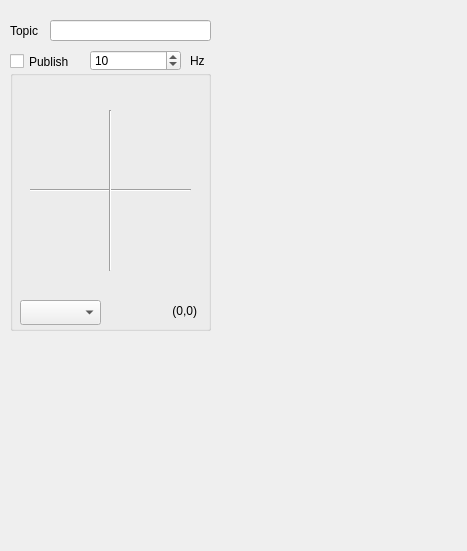
<?xml version="1.0" encoding="UTF-8"?>
<ui version="4.0">
 <class>Form</class>
 <widget class="QWidget" name="Form">
  <property name="geometry">
   <rect>
    <x>0</x>
    <y>0</y>
    <width>467</width>
    <height>551</height>
   </rect>
  </property>
  <property name="windowTitle">
   <string>Form</string>
  </property>
  <widget class="QGroupBox" name="Test">
   <property name="geometry">
    <rect>
     <x>10</x>
     <y>70</y>
     <width>201</width>
     <height>261</height>
    </rect>
   </property>
   <property name="title">
    <string/>
   </property>
   <property name="flat">
    <bool>false</bool>
   </property>
   <property name="checkable">
    <bool>false</bool>
   </property>
   <widget class="QLabel" name="joyPosLabel">
    <property name="geometry">
     <rect>
      <x>106</x>
      <y>230</y>
      <width>81</width>
      <height>21</height>
     </rect>
    </property>
    <property name="text">
     <string>(0,0)</string>
    </property>
    <property name="textFormat">
     <enum>Qt::PlainText</enum>
    </property>
    <property name="alignment">
     <set>Qt::AlignRight|Qt::AlignTrailing|Qt::AlignVCenter</set>
    </property>
   </widget>
   <widget class="Line" name="line">
    <property name="geometry">
     <rect>
      <x>20</x>
      <y>110</y>
      <width>161</width>
      <height>21</height>
     </rect>
    </property>
    <property name="orientation">
     <enum>Qt::Horizontal</enum>
    </property>
   </widget>
   <widget class="QComboBox" name="shapeSelectBox">
    <property name="geometry">
     <rect>
      <x>10</x>
      <y>230</y>
      <width>81</width>
      <height>25</height>
     </rect>
    </property>
    <property name="currentText">
     <string/>
    </property>
   </widget>
   <widget class="Line" name="line_2">
    <property name="geometry">
     <rect>
      <x>90</x>
      <y>40</y>
      <width>21</width>
      <height>161</height>
     </rect>
    </property>
    <property name="orientation">
     <enum>Qt::Vertical</enum>
    </property>
   </widget>
   <widget class="JoystickView" name="joy" native="true">
    <property name="geometry">
     <rect>
      <x>0</x>
      <y>20</y>
      <width>200</width>
      <height>200</height>
     </rect>
    </property>
    <property name="sizePolicy">
     <sizepolicy hsizetype="Fixed" vsizetype="Fixed">
      <horstretch>0</horstretch>
      <verstretch>0</verstretch>
     </sizepolicy>
    </property>
   </widget>
  </widget>
  <widget class="QLineEdit" name="topicLineEdit">
   <property name="geometry">
    <rect>
     <x>50</x>
     <y>20</y>
     <width>161</width>
     <height>21</height>
    </rect>
   </property>
   <property name="placeholderText">
    <string/>
   </property>
   <property name="clearButtonEnabled">
    <bool>false</bool>
   </property>
  </widget>
  <widget class="QSpinBox" name="rateSpinBox">
   <property name="geometry">
    <rect>
     <x>90</x>
     <y>50</y>
     <width>91</width>
     <height>21</height>
    </rect>
   </property>
   <property name="minimum">
    <number>1</number>
   </property>
   <property name="maximum">
    <number>1000</number>
   </property>
   <property name="value">
    <number>10</number>
   </property>
  </widget>
  <widget class="QLabel" name="label">
   <property name="geometry">
    <rect>
     <x>190</x>
     <y>50</y>
     <width>21</width>
     <height>21</height>
    </rect>
   </property>
   <property name="text">
    <string>Hz</string>
   </property>
   <property name="alignment">
    <set>Qt::AlignLeading|Qt::AlignLeft|Qt::AlignVCenter</set>
   </property>
  </widget>
  <widget class="QLabel" name="label_2">
   <property name="geometry">
    <rect>
     <x>10</x>
     <y>20</y>
     <width>41</width>
     <height>21</height>
    </rect>
   </property>
   <property name="text">
    <string>Topic</string>
   </property>
   <property name="alignment">
    <set>Qt::AlignLeading|Qt::AlignLeft|Qt::AlignVCenter</set>
   </property>
  </widget>
  <widget class="QCheckBox" name="publishCheckBox">
   <property name="geometry">
    <rect>
     <x>10</x>
     <y>50</y>
     <width>71</width>
     <height>23</height>
    </rect>
   </property>
   <property name="text">
    <string>Publish</string>
   </property>
  </widget>
 </widget>
 <customwidgets>
  <customwidget>
   <class>JoystickView</class>
   <extends>QWidget</extends>
   <header>rqt_virtual_joy.joystickView</header>
  </customwidget>
 </customwidgets>
 <resources/>
 <connections/>
</ui>
